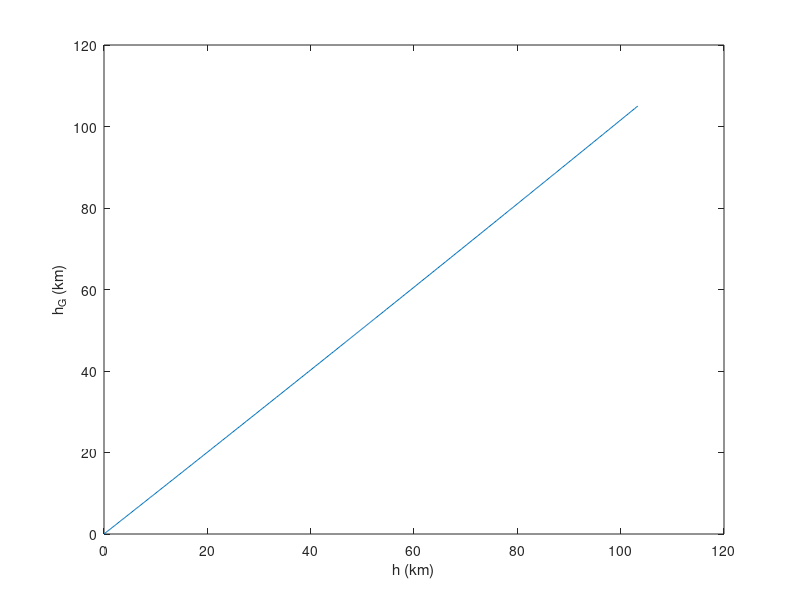

Source code (MATLAB): (Note: this script raises an error after producing the figure.)
clc
clearvars
close all

g_0=9.80665;
R=287.04;
r=6.356766e6;
gamma=1.4;

N_layer=50;
h_G0_row=[0,11,25,47,53,79,90,105]*1e3;
T_0_row=[288.16,216.66,216.66,282.66,282.66,165.66,165.66];
p_0_row=[101330,22632,2488.6,120.44,58.321,1.0094,.10444];
a_0_row=[-.0065,.003,-.0045,.004];

h_G_row=nan(1,7*N_layer);
T_row=nan(1,7*N_layer);
p_row=nan(1,7*N_layer);
for n=1:2:7 % Gradient layers
    ind_layer_vec=N_layer*(n-1)+(1:N_layer);
    h_G_row(ind_layer_vec)=linspace(h_G0_row(n),h_G0_row(n+1),N_layer);
    ind_a_0=(n+1)/2;
    T_row(ind_layer_vec)=T_0_row(n)+a_0_row(ind_a_0).*(h_G_row(ind_layer_vec)-h_G0_row(n));
    p_row(ind_layer_vec)=p_0_row(n).*(T_row(ind_layer_vec)./T_0_row(n)).^(-g_0./a_0_row(ind_a_0)./R);
end

for n=2:2:7 % Isothermal layers
    ind_layer_vec=N_layer*(n-1)+(1:N_layer);
    h_G_row(ind_layer_vec)=linspace(h_G0_row(n),h_G0_row(n+1),N_layer);
    T_row(ind_layer_vec)=repelem(T_0_row(n),1,N_layer);
    p_row(ind_layer_vec)=p_0_row(n).*exp(-g_0.*(h_G_row(ind_layer_vec)-h_G0_row(n))./R./T_0_row(n));
end
h_row=r.*h_G_row./(r+h_G_row);
rho_row=p_row./R./T_row;
a_row=sqrt(gamma.*R.*T_row);

plot(h_row/1e3,h_G_row./1e3)
xlabel('h (km)')
ylabel('h_G (km)')

figure
tiledlayout(1,2)

nexttile
plot(T_row-273,h_G_row./1e3)
xlabel('T (C)')
ylabel('h_G (km)')

nexttile
plot(a_row./1e3/(1/60/60),h_G_row./1e3)
xlabel('a (km/h)')
ylabel('h_G (km)')

figure
tiledlayout(1,2)

nexttile
plot(p_row/1e5,h_G_row./1e3)
xlabel('p (bar)')
ylabel('h_G (km)')

nexttile
plot(rho_row,h_G_row./1e3)
xlabel('rho (kg/m^3)')
ylabel('h_G (km)')